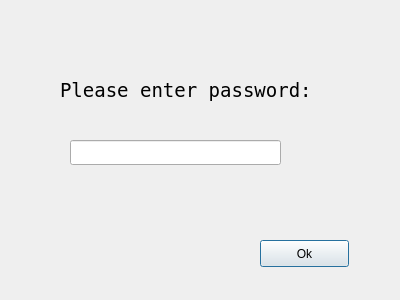
<?xml version="1.0" encoding="UTF-8"?>
<ui version="4.0">
 <class>PasswordDialog</class>
 <widget class="QDialog" name="PasswordDialog">
  <property name="geometry">
   <rect>
    <x>0</x>
    <y>0</y>
    <width>400</width>
    <height>300</height>
   </rect>
  </property>
  <property name="windowTitle">
   <string>Password Requested</string>
  </property>
  <widget class="QLineEdit" name="lineEdit">
   <property name="geometry">
    <rect>
     <x>70</x>
     <y>140</y>
     <width>211</width>
     <height>25</height>
    </rect>
   </property>
   <property name="echoMode">
    <enum>QLineEdit::Password</enum>
   </property>
  </widget>
  <widget class="QLabel" name="label">
   <property name="geometry">
    <rect>
     <x>60</x>
     <y>60</y>
     <width>301</width>
     <height>61</height>
    </rect>
   </property>
   <property name="font">
    <font>
     <family>Andale Mono</family>
     <pointsize>14</pointsize>
    </font>
   </property>
   <property name="text">
    <string>Please enter password:</string>
   </property>
  </widget>
  <widget class="QPushButton" name="pushButton_ok">
   <property name="geometry">
    <rect>
     <x>260</x>
     <y>240</y>
     <width>89</width>
     <height>27</height>
    </rect>
   </property>
   <property name="text">
    <string>Ok</string>
   </property>
  </widget>
 </widget>
 <resources/>
 <connections/>
</ui>
